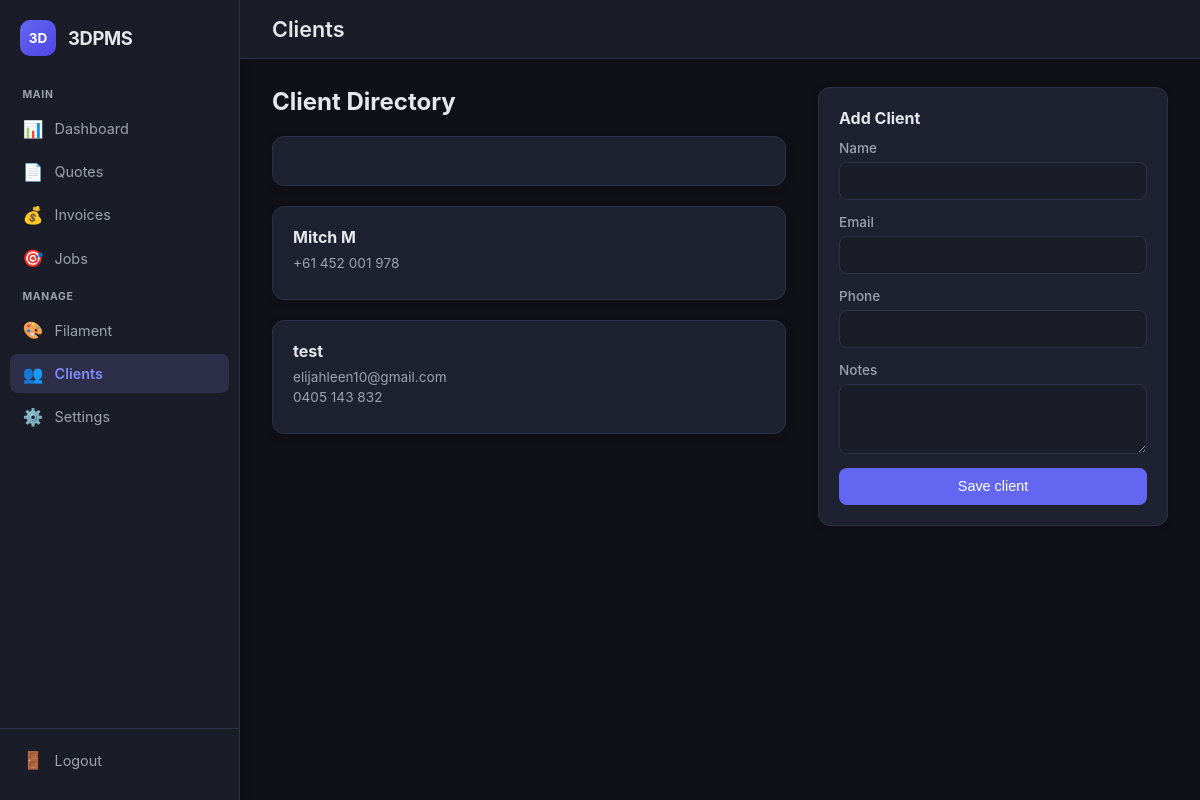
/dash/clients (signed in), run on the app's committed database.
### app/models.py (models this page shows)
class Client(db.Model):
    id = db.Column(db.Integer, primary_key=True)
    name = db.Column(db.String(200), nullable=False)
    phone = db.Column(db.String(50))
    email = db.Column(db.String(200))
    notes = db.Column(db.Text)
    created_at = db.Column(db.DateTime, default=datetime.utcnow)

### app/main.py (the view, shortened to what this page needs)
@main_bp.route('/clients', methods=['GET', 'POST'])
@login_required
def clients():
    clients = Client.query.order_by(Client.name).all()
    return render_template('clients.html', clients=clients)

### app/templates/clients.html (shortened to what this page needs)
{% extends 'base.html' %}
{% block page_title %}Clients{% endblock %}
{% block content %}
<div style="display: grid; grid-template-columns: 1fr 350px; gap: 2rem;">
  <div>
    <h2 style="margin-top: 0;">Client Directory</h2>
    <div class="cards" style="grid-template-columns: 1fr;">
      {% for client in clients %}
      <div class="card">
        <h3 style="margin: 0 0 0.5rem 0; font-size: 1rem;">{{ client.name }}</h3>
        {% if client.email %}
        <div style="font-size: 0.85rem; color: var(--text-muted); margin-bottom: 0.25rem;">{{ client.email }}</div>
        {% endif %}
        {% if client.phone %}
        <div style="font-size: 0.85rem; color: var(--text-muted); margin-bottom: 0.5rem;">{{ client.phone }}</div>
        {% endif %}
      </div>
      {% else %}
      <div class="card">
        <p>No clients yet. Add one to get started.</p>
      </div>
      {% endfor %}
    </div>
  </div>
  <div>
    <div class="panel">
      <h3 style="margin-top: 0;">Add Client</h3>
      <form method="post">
        <label>Name
          <input type="text" name="name" required>
        </label>
        <label>Email
          <input type="email" name="email">
        </label>
        <label>Phone
          <input type="text" name="phone">
        </label>
        <label>Notes
          <textarea name="notes" rows="3"></textarea>
        </label>
        <button type="submit">Save client</button>
      </form>
    </div>
  </div>
</div>
{% endblock %}

### app/static/style.css (style rules this page uses)
:root { color-scheme: dark; --primary: #6366f1; --primary-dark: #4f46e5; --bg-dark: #0f1117; --bg-secondary: #1a1d27; --panel: #1e2130; --text: #e5e7eb; --text-muted: #9ca3af; --accent: #6366f1; --accent-hover: #4f46e5; --border: #2d3148; --success: #10b981; --warning: #f59e0b; --danger: #ef4444; --sidebar-width: 240px; }
* { box-sizing: border-box; }
body { margin: 0; font-family: -apple-system, BlinkMacSystemFont, 'Segoe UI', Roboto, 'Helvetica Neue', Arial, sans-serif; background: var(--bg-dark); color: var(--text); }
.cards { display: grid; grid-template-columns: repeat(auto-fit, minmax(240px, 1fr)); gap: 1.25rem; margin-bottom: 1.5rem; }
.card, .panel { background: var(--panel); border: 1px solid var(--border); border-radius: 12px; padding: 1.25rem; box-shadow: 0 2px 8px rgba(0,0,0,0.15); }
.card h2, .card h3, .panel h2, .panel h3 { margin: 0 0 0.75rem 0; font-size: 1rem; color: var(--text); }
form { display: grid; gap: 0.85rem; }
label { display: grid; gap: 0.35rem; color: var(--text-muted); font-size: 0.85rem; font-weight: 500; }
input, textarea, select { font: inherit; padding: 0.65rem 0.85rem; border-radius: 8px; border: 1px solid var(--border); background: var(--bg-secondary); color: var(--text); transition: border-color 0.15s ease; }
button, .btn { padding: 0.65rem 1.25rem; border-radius: 8px; border: none; background: var(--accent); color: white; font-weight: 500; cursor: pointer; transition: background 0.15s ease; font-size: 0.9rem; text-decoration: none; display: inline-flex; align-items: center; justify-content: center; gap: 0.4rem; }

### data on the page
Client: name "Mitch M", phone "+61 452 001 978"
Client: name "test", email "elijahleen10@gmail.com", phone "0405 143 832"
